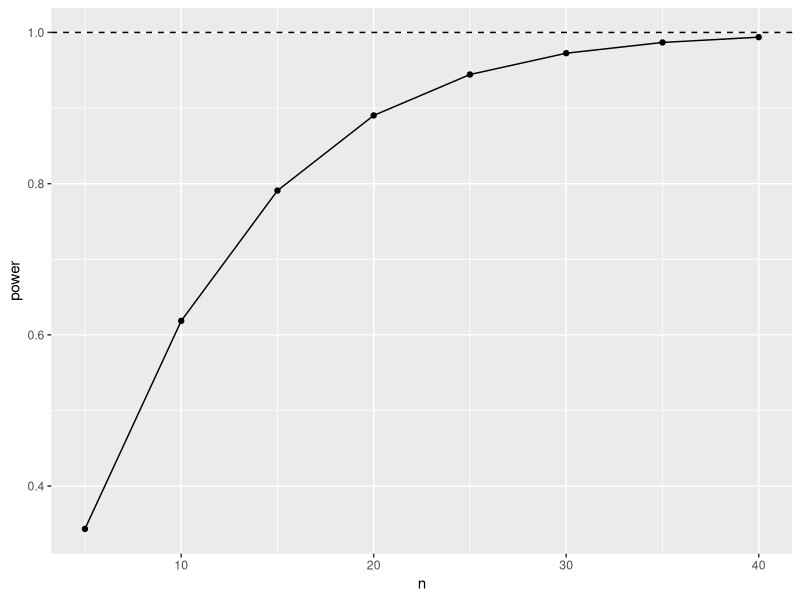

The R script that drew this image:
## ---- chunk 1
library(tidyverse)
## ---- chunk 2
set.seed(1)
tibble(sim=1:1000) %>% 
  rowwise() %>% 
  mutate(my_sample=list(rnorm(25,110,15))) %>% 
  mutate(t_test=list(t.test(my_sample,mu=100,alternative="greater"))) %>% 
  mutate(p_value=t_test$p.value) %>% 
  count(p_value<=0.05)
## ---- chunk 3
power.t.test(n=25, delta=110-100, sd=15,type="one.sample",alternative="one.sided")
## ---- chunk 4
set.seed(1)
tibble(sim=1:1000) %>% 
  rowwise() %>% 
  mutate(my_sample=list(rnorm(16,110,15))) %>% 
  mutate(t_test=list(t.test(my_sample,mu=100,alternative="greater"))) %>% 
  mutate(p_value=t_test$p.value) %>% 
  count(p_value<=0.05)
## ---- chunk 5
power.t.test(power=0.8,delta=110-100,sd=15,type="one.sample",alternative="one.sided")
## ---- chunk 6
ns<-seq(5,40,5)
ans<-power.t.test(n=ns,delta=110-100,sd=15,type="one.sample",alternative="one.sided")
ans
## ---- chunk 7
a<-tibble(n=ns,power=ans$power)
ggplot(a,aes(x=n,y=power))+geom_point()+geom_line()+geom_hline(yintercept=1,linetype="dashed")
## ---- chunk 8
power.t.test(n=30,delta=45-40,sd=10,type="two.sample",alternative="one.sided")
## ---- chunk 9
power.t.test(power=0.75,delta=5,sd=10,type="two.sample",alternative="one.sided")
